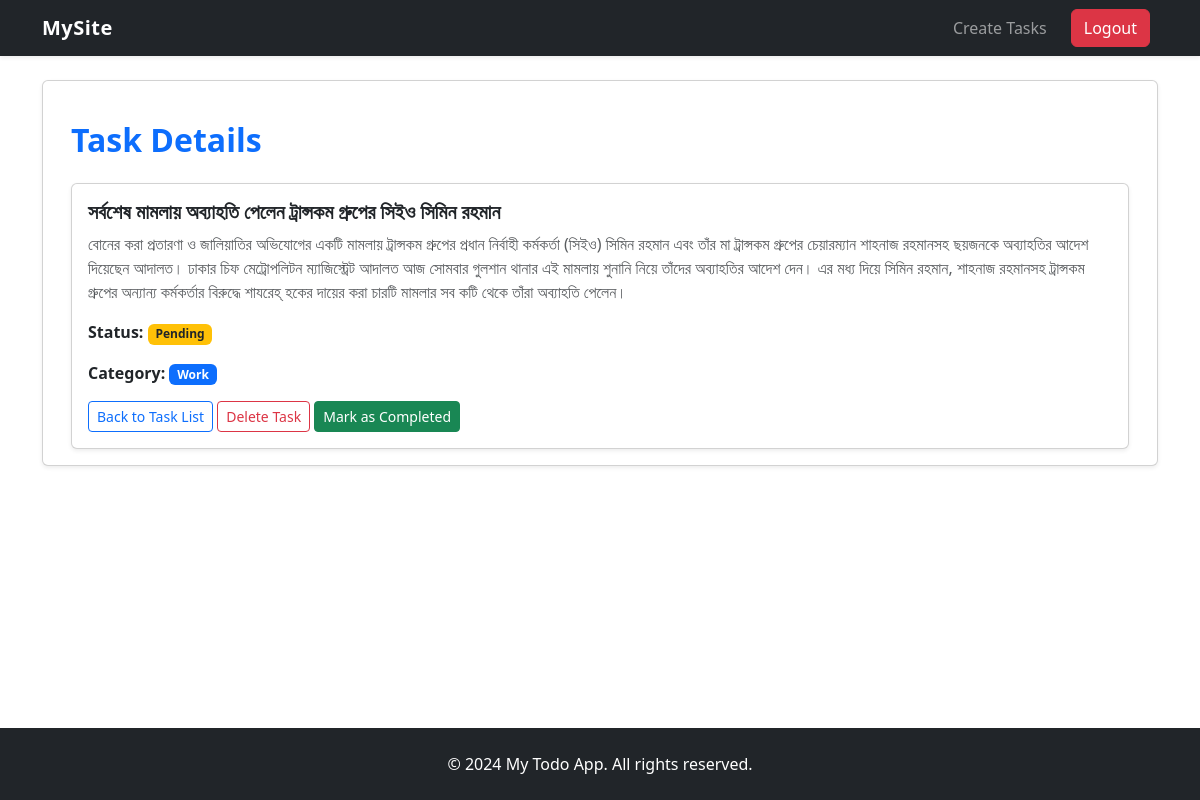
Screenshot of /task/10/ (signed in) with the database file from the repository.
### todo/models.py (models this page shows, shortened)
class Task(models.Model):
    title=models.CharField(max_length=100)
    description=models.TextField()
    due_date=models.DateField()
    due_time=models.TimeField()
    status=models.CharField(max_length=10,choices=STUTAS,default='pending')
    category=models.CharField(max_length=10,choices=CATAGORY)
    is_completed=models.BooleanField(default=False)
    user=models.ForeignKey(User,on_delete=models.CASCADE)

### todo/views.py (the view)
# urls.py: path('task/<int:task_id>/',views.task_detail,name='task_detail'),
@login_required
def task_detail(request,task_id):
    task=get_object_or_404(Task,id=task_id,user=request.user)
    return render(request,'task_detail.html',{'task':task})

### todo/templates/task_detail.html
{% extends 'base.html' %}
{% load static %}
{% block content %}
<div class="container mt-4">
    <h2 class="mb-4 text-primary fw-bold">Task Details</h2>
    <div class="card shadow-sm">
        <div class="card-body">
            <h5 class="card-title fw-semibold">
                {{ task.title }}
            </h5>
            <p class="card-text text-muted">
                {{ task.description }}
            </p>
            <p class="card-text">
                <strong>Status:</strong>
                {% if task.completed %}
                    <span class="badge bg-success">Completed</span>
                {% else %}
                    <span class="badge bg-warning text-dark">Pending</span>
                {% endif %}
            </p>
            <p class="card-text">
                <strong>Category:</strong>
                {% if task.category == 'work' %}
                    <span class="badge bg-primary">Work</span>
                {% elif task.category == 'personal' %}
                    <span class="badge bg-secondary">Personal</span>
                {% else %}
                    <span class="badge bg-info text-dark">Other</span>
                {% endif %}
            </p>
            <div class="mt-3">
                <a href="{% url 'task_list' %}"
                   class="btn btn-sm btn-outline-primary">
                  Back to Task List
                </a>
                <a href="{% url 'task_delete' task.id %}"
                   class="btn btn-sm btn-outline-danger">
                   Delete Task
                </a>
                {% if not task.completed %}
                <a href="{% url 'task_mark_complete' task.id %}"
                   class="btn btn-sm btn-success">
                   Mark as Completed
                </a>
                {% endif %}
            </div>
        </div>
    </div>
</div>
{% endblock %}

### rows the page displays
Task: title "সর্বশেষ মামলায় অব্যাহতি পেলেন ট্রান্সকম গ্রুপের সিইও সিমিন রহমান", description "বোনের করা প্রতারণা ও জালিয়াতির অভিযোগের একটি মামলায় ট্রান্সকম গ্রুপের প্রধান নির্বাহী কর্মকর্তা (সিইও) সিমিন রহমান এবং তাঁর মা ট্রান্সকম গ্রুপের চেয়ারম্যান শাহনাজ রহমানসহ ছয়জনকে অব্যাহতির আদেশ দিয়েছেন আদালত। ঢাকার চিফ মেট্রোপলিটন ম্যাজিস্ট্রেট আদালত আজ সোমবার গুলশান থানার এই মামলায় শুনানি নিয়ে তাঁদের অব্যাহতির আদেশ দেন। এর মধ্য দিয়ে সিমিন রহমান, শাহনাজ রহমানসহ ট্রান্সকম গ্রুপের অন্যান্য কর্মকর্তার বিরুদ্ধে শাযরেহ্ হকের দায়ের করা চারটি মামলার সব কটি থেকে তাঁরা অব্যাহতি পেলেন।"
